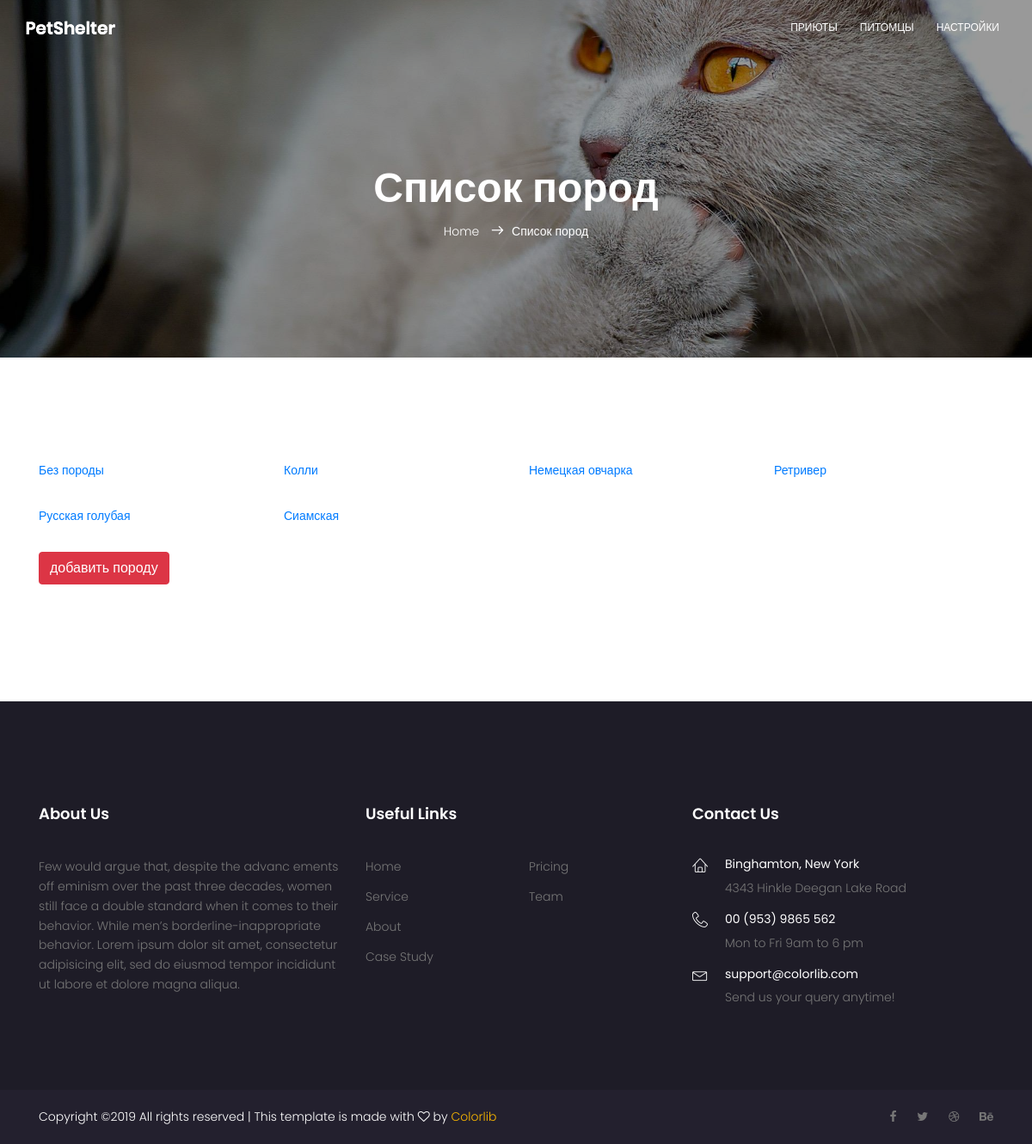
Before: /adminapp/breed/list/ (signed in) with the older database file.
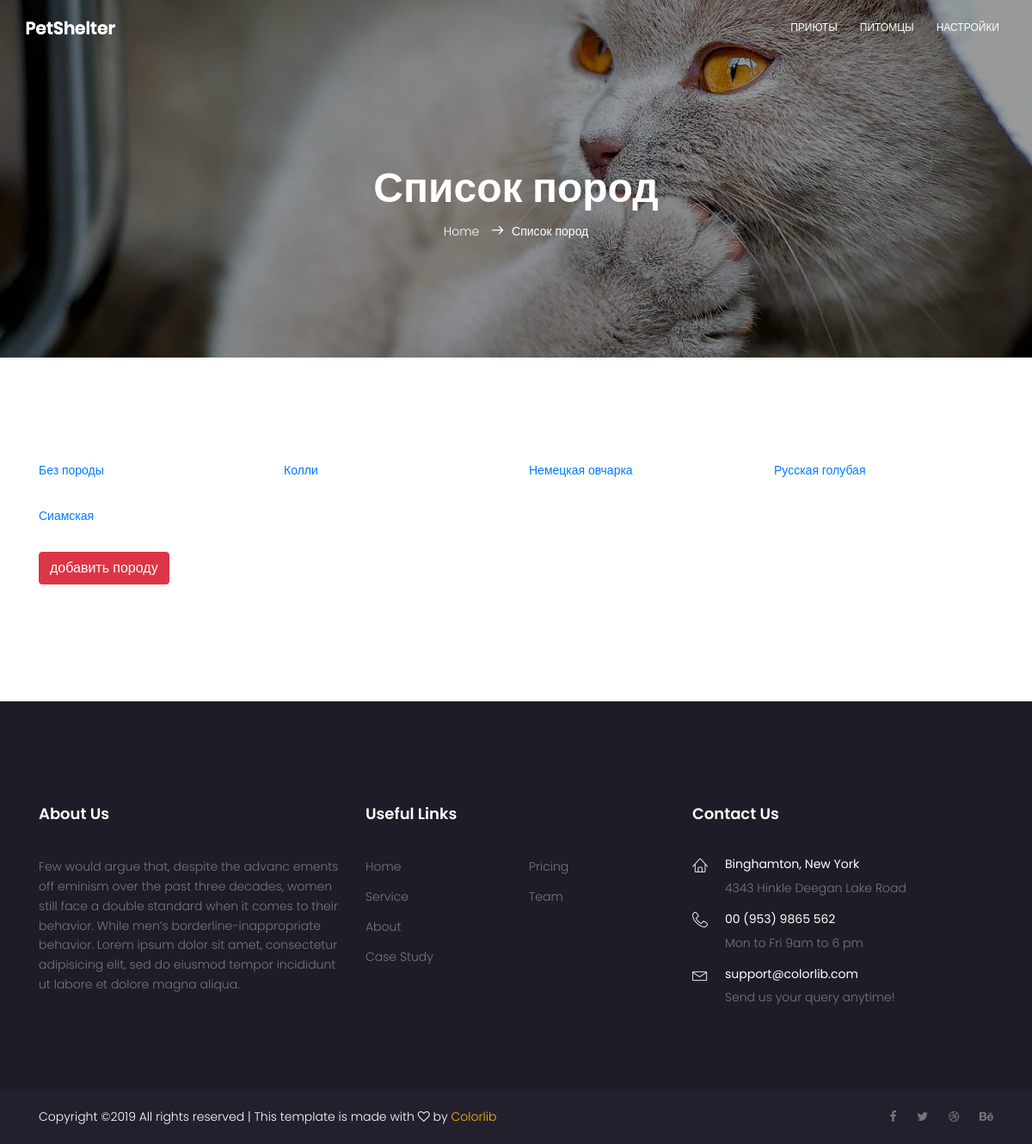
After: the same page with the newer database file.
### mainapp/models.py (models this page shows, shortened)
class Core(models.Model):
    class Meta:
        ordering = ('-is_active', 'sort', 'name')
        verbose_name = 'Ядро'
        verbose_name_plural = 'Ядра'
    name = models.CharField(verbose_name='заголовок объекта', max_length=255, null=True)
    description = models.TextField(verbose_name='описание объекта', blank=True, null=True)
    sort = models.IntegerField(verbose_name='номер объекта для сортировки', default=0, blank=True, null=False)
    is_active = models.BooleanField(verbose_name='активен ли объект', default=True, db_index=True)
    created = models.DateTimeField(verbose_name='создан', auto_now_add=True)
    updated = models.DateTimeField(verbose_name='обновлен', auto_now=True)

class PetBreed(Core):
    """Класс описывающий породу животного"""

class Core(models.Model):
    class Meta:
        ordering = ('-is_active', 'sort', 'name')
        verbose_name = 'Ядро'
        verbose_name_plural = 'Ядра'
    name = models.CharField(verbose_name='заголовок объекта', max_length=255, null=True)
    description = models.TextField(verbose_name='описание объекта', blank=True, null=True)
    sort = models.IntegerField(verbose_name='номер объекта для сортировки', default=0, blank=True, null=False)
    is_active = models.BooleanField(verbose_name='активен ли объект', default=True, db_index=True)
    created = models.DateTimeField(verbose_name='создан', auto_now_add=True)
    updated = models.DateTimeField(verbose_name='обновлен', auto_now=True)

### adminapp/views.py (the view)
# urls.py: path('breed/list/', adminapp.BreedList.as_view(), name='breed_list'),
class BreedList(ListView):
    model = PetBreed
    template_name = 'adminapp/breed/breed_list.html'
    @method_decorator(user_passes_test(lambda x: x.is_superuser))
    def dispatch(self, *args, **kwargs):
        return super().dispatch(*args, **kwargs)
    def get_context_data(self, **kwargs):
        context = super().get_context_data(**kwargs)
        context['title'] = 'Список пород'
        return context

### mainapp/context_processors.py (called while the page is built)
def get_context(request):
    context = {
        'menu': Menu(),
    }
    return context

### adminapp/templates/adminapp/breed/breed_list.html
{% extends 'adminapp/base.html' %}
{% load static %}
{% block main_banner %}
    {% include 'adminapp/includes/inc-admin_banner_small.html' %}
{% endblock %}
{% block content %}
    <section class="cat-list-area section-gap">
        <div class="container">
            <div class="row">
                {% for object in object_list %}
                    <div class="col-lg-3 col-md-6">
                        <a href="{% url 'adminapp:breed_detail' object.pk %}">
                            <div class="single-cat-list">
                                <div >
                                    <div >{{ object.name }}</div>
                                </div>
                            </div>
                        </a>
                    </div>
                {% endfor %}
            </div>
            <p>
                <a href="{% url 'adminapp:breed_create' %}"
                   class="btn btn-danger">
                    добавить породу
                </a>
            </p>
        </div>
    </section>
{% endblock %}

Changed rows visible on the page:
removed PetBreed: name "Ретривер"
